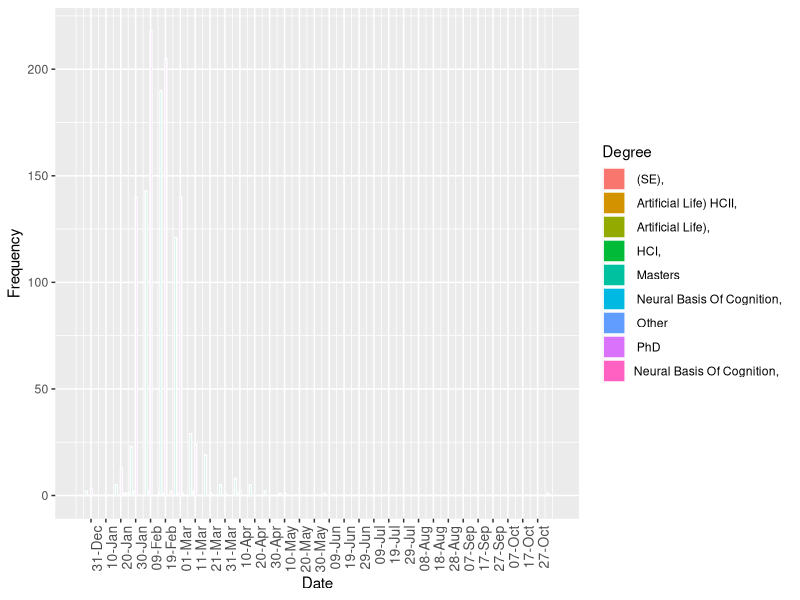
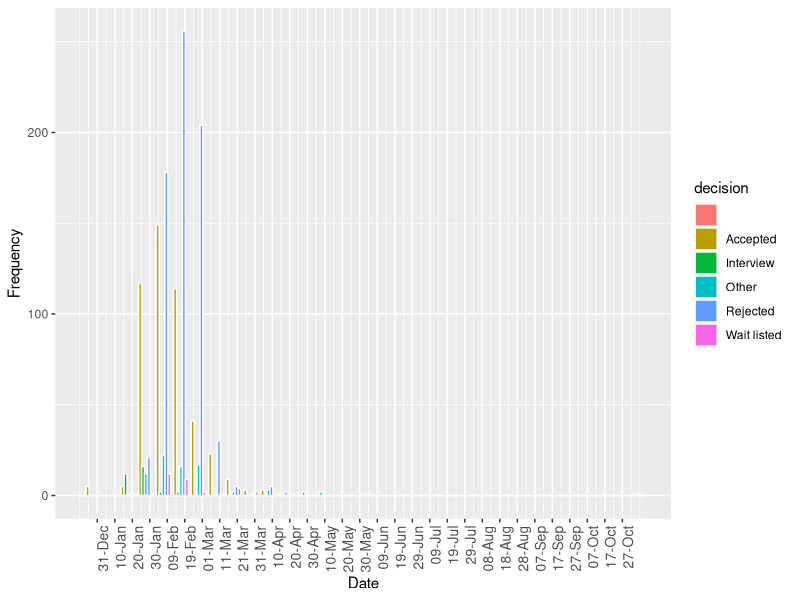
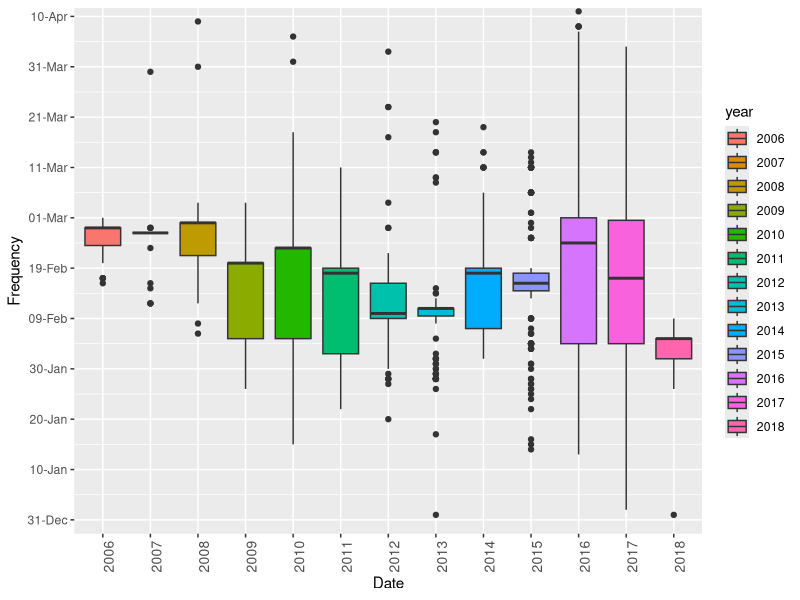

Reproduce these figures in R, in order.
library('stringr')
library('tidyr')
library('ggplot2')
library('scales')
Data=read.csv('Data_table.csv')
colnames(Data)=c('Institution','ProgramDetail','DecisionDate','Status','DataAddedDate','Note')
Data=subset(Data,Data$Institution!='Institution')
Final_Data=separate(Data,DecisionDate,into = c('Decision','Date'),sep = 'via',remove = T)
Final_Data=separate(Final_Data,Date,into = c('Method','Date'),sep = ' on ',remove = T)
Final_Data=separate(Final_Data,Date,into = c('Date','Misc'),sep = ' Undergrad ',remove = T)
Final_Data$Misc=NULL
Final_Data$Note=NULL
Final_Data$Status=NULL
Final_Data$DataAddedDate=NULL
Rust=as.matrix(Final_Data[,2])
for (i in 1:nrow(Rust)) {
  Rust[i,]=gsub('PhD \\(','/ PhD \\(',Rust[i,])
  Rust[i,]=gsub('Masters \\(','/ Masters \\(',Rust[i,])
  Rust[i,]=gsub('Other \\(','/ Other \\(',Rust[i,])
  Rust[i,]=gsub('\\(\\?','/ \\(\\?',Rust[i,])
  Rust[i,]=gsub('\\(F','/ \\(F',Rust[i,])
  Rust[i,]=gsub('\\(S','/ \\(S',Rust[i,])
} #Use to separate the Program and Degree#
rm(i)
Rust=as.data.frame(Rust)
Rust=separate(Rust,V1,into = c('Program','Degree','Season'),sep = '/',remove = T)
for (i in 1:nrow(Rust)) {
  Rust[i,1]=gsub('\\(','',Rust[i,1])
  Rust[i,1]=gsub('\\)','',Rust[i,1])
  Rust[i,1]=gsub('\\,','',Rust[i,1])
}
rm(i)
Rust=as.matrix(cbind(Rust,Final_Data$Date))
colnames(Rust)=c('Program','Degree','Season','Date')
Rust=as.data.frame(Rust)
Rust=separate(Rust,Date,c('day','month','year'),sep = ' ',remove = T)
Rust$Date=paste(Rust$day,Rust$month,' ')
Rust$day=NULL
Rust$month=NULL
Rust$Date=format(Rust$Date,format='%b %d')
Rust$converted=as.Date(Rust$Date,'%d %b')
Rust$decision=Final_Data$Decision
Rust=na.omit(Rust)
png('FrequencyAnalysis_PHD_MASTER.png')
ggplot(Rust,aes(x=converted,fill = Degree))+geom_histogram(binwidth=10, colour="white",position = 'dodge')+scale_x_date(labels = date_format("%d-%b"), breaks =seq(min(Rust$converted)-1, max(Rust$converted)+1, 10))+theme(axis.text.x = element_text(angle = 90, hjust = 1,size = 10))+xlab('Date')+ylab('Frequency')
dev.off()
png('FrequencyAnalysis_Decision.png')
ggplot(Rust,aes(x=converted,fill = decision))+geom_histogram(binwidth=10, colour="white",position = 'dodge')+scale_x_date(labels = date_format("%d-%b"), breaks =seq(min(Rust$converted)-1, max(Rust$converted)+1, 10))+theme(axis.text.x = element_text(angle = 90, hjust = 1,size = 10))+xlab('Date')+ylab('Frequency')
dev.off()
png('FrequencyAnalysis_EachYear_boxplot.png')
ggplot(Rust,aes(x = year,y=converted,fill=year))+geom_boxplot()+scale_y_date(labels = date_format("%d-%b"), breaks =seq(min(Rust$converted)-1, max(Rust$converted)+1, 10))+theme(axis.text.x = element_text(angle = 90, hjust = 1,size = 10))+xlab('Date')+ylab('Frequency')
dev.off()
